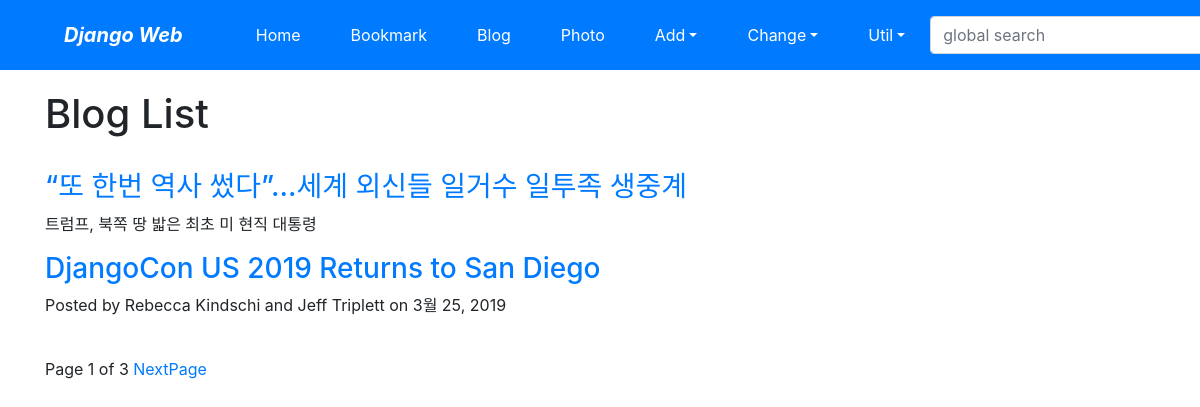
Screenshot of /blog/ with the database file from the repository.
### blog/models.py (models this page shows, shortened)
class Post(models.Model):
    title = models.CharField(verbose_name='TITLE', max_length=50)
    slug = models.SlugField('SLUG', unique=True, allow_unicode=True, help_text='one word for title alias.')
    description = models.CharField('DESCRIPTION', max_length=100, blank=True, help_text='simple description text.')
    content = models.TextField('CONTENT')
    create_dt = models.DateTimeField('CREATE DATE', auto_now_add=True)
    modify_dt = models.DateTimeField('MODIFY DATE', auto_now=True)
    tags = TaggableManager(blank=True)
    owner = models.ForeignKey(User, on_delete=models.CASCADE, verbose_name='OWNER', blank=True, null=True)
    class Meta:
        verbose_name = 'post'
        verbose_name_plural = 'posts'
        db_table = 'blog_posts'
        ordering = ('-modify_dt',)
    def get_absolute_url(self):
        return reverse('blog:post_detail', args=(self.slug,))

### blog/views.py (the view)
# urls.py: path('', views.PostLV.as_view(), name='index'),
class PostLV(ListView):
    model = Post
    template_name = 'blog/post_all.html'
    context_object_name = 'posts'
    paginate_by = 2

### blog/templates/blog/post_all.html (shortened to what this page needs)
{% extends "base.html" %}
{% block content %}
    <h1>Blog List</h1>
    <br>
    {% for post in posts %}
        <h3><a href='{{ post.get_absolute_url }}'>{{ post.title }}</a></h3>
        <p>{{ post.description }}</p>
    {% endfor %}
    <br>
    <div>
        <span>
            Page {{ page_obj.number }} of {{ page_obj.paginator.num_pages }}
            {% if page_obj.has_next %}
                <a href="?page={{ page_obj.next_page_number }}">NextPage</a>
            {% endif %}
        </span>
    </div>
{% endblock %}

### rows the page displays
Post: title "“또 한번 역사 썼다”…세계 외신들 일거수 일투족 생중계", description "트럼프, 북쪽 땅 밟은 최초 미 현직 대통령"
Post: title "DjangoCon US 2019 Returns to San Diego", description "Posted by Rebecca Kindschi and Jeff Triplett on 3월 25, 2019"

### other values shown
{{ page_obj.number }} "1"
{{ page_obj.paginator.num_pages }} "3"
